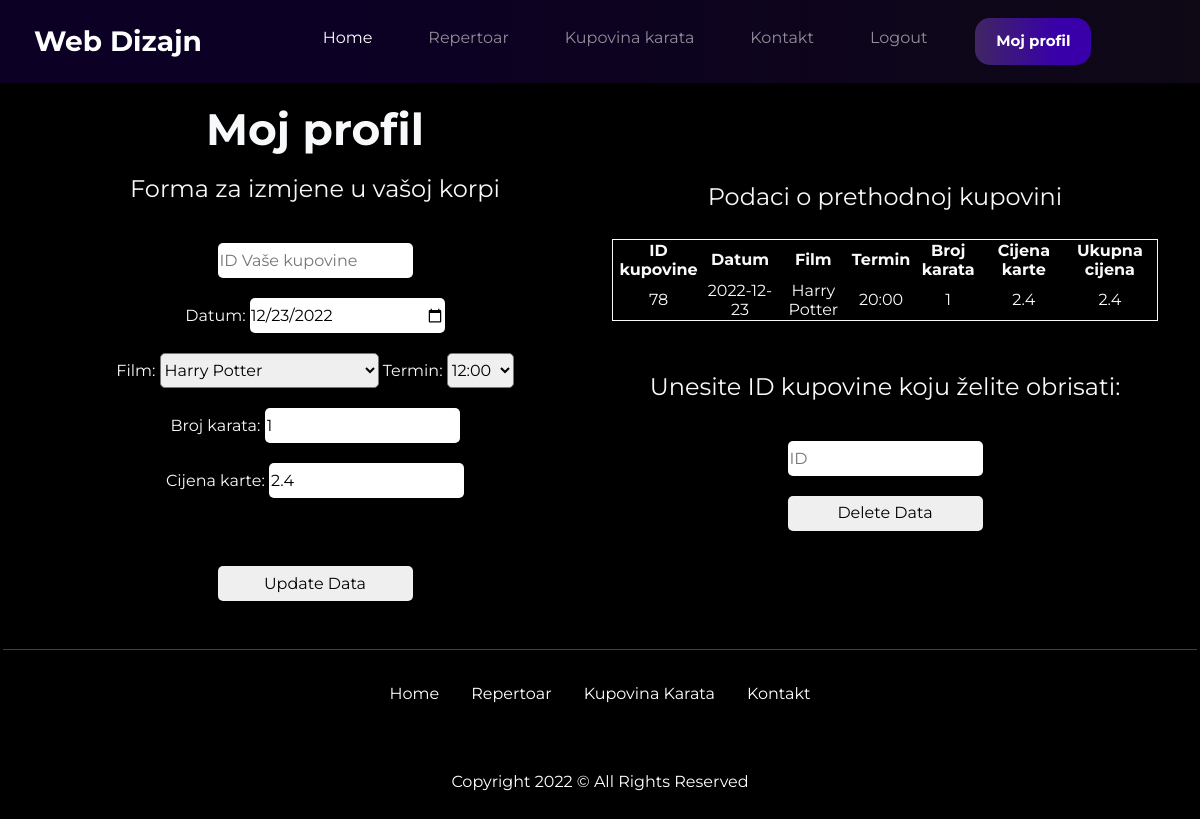
The app's page /moj_profil.php (signed in) with its own data.
### tables this page shows
CREATE TABLE `kupljenekarte` (
  `id` int(11) NOT NULL,
  `datum` date NOT NULL,
  `film` varchar(25) NOT NULL,
  `termin` varchar(25) NOT NULL,
  `broj_karata` int(25) NOT NULL,
  `cijena` varchar(100) NOT NULL,
  `ukupnacijena` varchar(25) NOT NULL,
  `user_id` int(11) NOT NULL
);

### moj_profil.php (the view, shortened to what this page needs)
<?php
include_once 'header.php';
    if(!empty($_SESSION["username"])){
    $ulogovani = $_SESSION["id"];
    $resultss = mysqli_query($conn, "SELECT * FROM kupljenekarte WHERE user_id = '".$ulogovani."'");
}
else{
    echo "Ne postoji";
}
    $upit2 = "SELECT * FROM kupljenekarte WHERE user_id = '".$ulogovani."'";
    $rs2 = mysqli_query($conn, $upit2);
    $korisnici2 = array();
    while ($row2 = mysqli_fetch_assoc($rs2)){
        $korisnici2[] = $row2;
    }
?>
<?php
    $hostname = 'localhost';
    $username = 'root';
    $password = '';
    $databaseName = 'user_db';
    $connect = mysqli_connect($hostname, $username, $password, $databaseName);
    $query = "SELECT `movie` FROM `movies`";
    $result1 = mysqli_query($connect, $query);
?>
<div class="container">
    <div class="row">
        <div class="col-lg-6 text-light div-tabela">
            <h1 class="text-center second-section-h1 ">Moj profil</h1>
            <p class="text-center podaci-p text-light mt-2">Forma za izmjene u vašoj korpi</p>
            <form action="moj_profil.php" method="post" class="text-center">
                <input placeholder="ID Vaše kupovine" type="text" name="id" value="" required><br>
                Datum: <input type="date" id="datum" name="datum" value="2022-12-23" min="2022-12-23" max="2023-01-23"> <br>
                Film: <select name="film" id="film">
                    <?php while($row1 = mysqli_fetch_array($result1)):; ?>
                    <option value="<?php echo $row1[0]; ?>">
                        <?php echo $row1[0]; ?>
                    </option>
                    <?php endwhile; ?>
                </select>
                Termin: <select name="termin" id="termin">
                    <option value="12:00">12:00</option>
                </select><br>
                Broj karata: <input type="number" id="karte" name="broj_karata" step="1" value="1" required><br>
                <label for="cijena">Cijena karte:</label>
                <input type="text" id="cijena" name="cijena" value="2.4" readonly><br>
                <input placeholder="Ukupna cijena" type="text" name="ukupnacijena" style="display:none" readonly><br><br>
                <input type="submit" name="update" value="Update Data">
            </form>
        </div>
        <div class="col-lg-6 text-center text-light mt-5 mb-5 my-auto">
            <p class="text-center podaci-p text-light mt-5">Podaci o prethodnoj kupovini</p>
            <table border="1" class="border-light rounded text-center text-light mt-4">
                <thead>
                    <tr>
                        <th>ID kupovine</th>
                        <th>Datum</th>
                        <th>Film</th>
                        <th>Termin</th>
                        <th>Broj karata</th>
                        <th>Cijena karte</th>
                        <th>Ukupna cijena</th>
                    </tr>
                </thead>
                <tbody>
                    <?php
        foreach ( $korisnici2 as $k2 ){
            echo "<tr><td>" . $k2['id'] . "</td><td>" . $k2['datum'] . "</td><td>" . $k2['film'] . "</td><td>" . $k2['termin'] . "</td><td>" . $k2['broj_karata'] . "</td><td>". $k2['cijena'] . "</td><td>" . $k2['ukupnacijena'] . "</td></tr>" ;
        }
    ?>
                </tbody>
            </table>
             <p class="text-center podaci-p text-light mt-5">Unesite ID kupovine koju želite obrisati:</p>
             <form action="" method="POST" >
                <input type="text" name="id" placeholder="ID"><br>
                 <input type="submit" name="delete" value="Delete Data">
            </form>
        </div>
    </div>
</div>
<?php
include_once 'footer.php';
?>

### styles.css (style rules this page uses)
body { font-family: 'Montserrat' !important; background-color: #000; }
html { scroll-behavior: smooth; }
input { margin-top: 20px; border-radius: 5px !important; border-collapse: separate; perspective: 1px; overflow: hidden; border: none; width: 195px !important; height: 35px !important; }
select { border-radius: 5px; height: 35px; }
select { margin-top: 20px !important; }
.second-section-h1 { font-size: 44px; font-weight: 700; display: flex; justify-content: center; flex-direction: column; }
.div-tabela { margin-top: 20px; display: flex; justify-content: center; flex-direction: column !important; }
.podaci-p { display: flex; justify-content: center; flex-direction: column; font-size: 24px; }

### records on screen
kupljenekarte: id "78", datum "2022-12-23", film "Harry Potter", termin "20:00", broj_karata "1", cijena "2.4", ukupnacijena "2.4"

### other values on screen
form field film "Harry Potter"
